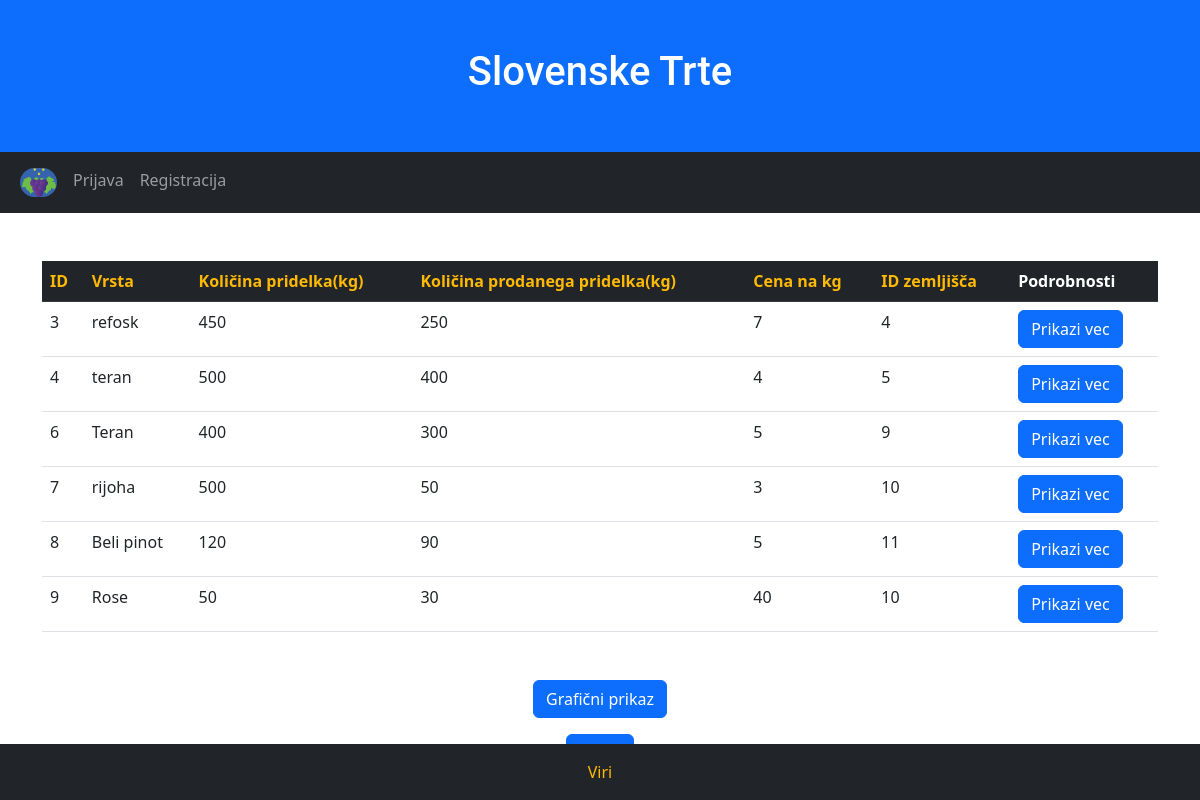
/pridelki.php?atribut=ID&smer=DESC, run on the app's committed database.
### tables this page shows
CREATE TABLE `pridelek` (
  `ID` int(5) NOT NULL,
  `vrsta` varchar(35) NOT NULL,
  `kolicina_pridelka` int(10) NOT NULL,
  `kolicina_prodanega_pridelka` int(10) NOT NULL,
  `cena` int(10) NOT NULL,
  `zemljisce_ID` int(5) NOT NULL
);

### pridelki.php (the view, shortened to what this page needs)
<?php
$conn = mysqli_connect('localhost', 'id21675710_trte', 'Trte123&', 'id21675710_slovensketrte');
$stmt = mysqli_prepare($conn, "SELECT ID, vrsta, kolicina_pridelka, kolicina_prodanega_pridelka, cena, zemljisce_ID FROM pridelek");
mysqli_stmt_execute($stmt);
$result = mysqli_stmt_get_result($stmt);
$atribut = isset($_GET['atribut']) ? $_GET['atribut'] : 'ID';
$smer = isset($_GET['smer']) ? $_GET['smer'] : 'ASC';
$data = array();
while ($row = mysqli_fetch_assoc($result)) {
  $data[] = $row;
}
usort($data, 'cmp');
?>
<!DOCTYPE html>
<html lang="en">
<head>
  <link href="https://cdn.jsdelivr.net/npm/bootstrap@5.2.3/dist/css/bootstrap.min.css" rel="stylesheet">
  <link href="style.css" rel="stylesheet">
</head>
<body>
<div class="container-fluid p-5 bg-primary text-white text-center">
  <h1>Slovenske Trte</h1>
</div>
<nav class="navbar navbar-expand-sm bg-dark navbar-dark">
  <div class="container-fluid">
    <ul class="navbar-nav" id = "nav-items">
      <li class="nav-item">
        <a class="nav-link active" href="index.php">
        <img src="Slike/logo.png" alt="Avatar Logo" style="width:37px;" class="rounded-pill">
        </a>
      </li>
      <?php if(isset($_SESSION['vinogradnik_ID'])): ?>
        <li class="nav-item">
          <a class="nav-link" href="odjava.php">Odjava</a>
        </li>
        <?php else: ?>
        <li class="nav-item">
          <a class="nav-link" href="prijava.php">Prijava</a>
        </li>
        <li class="nav-item">
          <a class="nav-link" href="registracija.php">Registracija</a>
        </li>
      <?php endif; ?>
    </ul>
  </div>
</nav>
<div class="container mt-5">
  <table class="table">
    <thead class="table-dark">
      <tr>
        <th><a href="?atribut=ID&smer=<?php echo $atribut == 'ID' && $smer == 'ASC' ? 'DESC' : 'ASC'; ?>">ID</a></th>
        <th><a href="?atribut=vrsta&smer=<?php echo $atribut == 'vrsta' && $smer == 'ASC' ? 'DESC' : 'ASC'; ?>">Vrsta</a></th>
        <th><a href="?atribut=kolicina_pridelka&smer=<?php echo $atribut == 'kolicina_pridelka' && $smer == 'ASC' ? 'DESC' : 'ASC'; ?>">Količina pridelka(kg)</a></th>
        <th><a href="?atribut=kolicina_prodanega_pridelka&smer=<?php echo $atribut == 'kolicina_prodanega_pridelka' && $smer == 'ASC' ? 'DESC' : 'ASC'; ?>">Količina prodanega pridelka(kg)</a></th>
        <th><a href="?atribut=cena&smer=<?php echo $atribut == 'cena' && $smer == 'ASC' ? 'DESC' : 'ASC'; ?>">Cena na kg</a></th>
        <th><a href="?atribut=zemljisce_ID&smer=<?php echo $atribut == 'zemljisce_ID' && $smer == 'ASC' ? 'DESC' : 'ASC'; ?>">ID zemljišča</a></th>
        <th>Podrobnosti</th>
      </tr>
    </thead>
    <tbody>
      <?php foreach ($data as $row){ ?>
            <tr>
                <td><?php echo $row['ID']; ?></td>
                <td><?php echo $row['vrsta']; ?></td>
                <td><?php echo $row['kolicina_pridelka']; ?></td>
                <td><?php echo $row['kolicina_prodanega_pridelka']; ?></td>
                <td><?php echo $row['cena']; ?></td>
                <td><?php echo $row['zemljisce_ID']; ?></td>
                <td>
                    <form method="POST" action="pridelki_podrobnosti.php">
                        <input type="submit" class="btn btn-primary" name="uredi" value="Prikazi vec">
                    </form>
                </td>
            </tr>
        <?php }?>
    </tbody>
  </table>
</div>
<div class="container mt-5 text-center">
  <button id="graf" type="button" class="btn btn-primary" name="graf">Grafični prikaz</button>
</div>
<div class="container mt-3 mb-3 text-center">
  <button id="nazaj" class="btn btn-primary">Nazaj</button>
</div>
<div class="p-3 bg-dark text-white text-center fixed-bottom">
  <a href="viri.php">Viri</a>
</div>
</body>
</html>

### style.css (style rules this page uses)
:root { --font-default: "Open Sans", system-ui, -apple-system, "Segoe UI", Roboto, "Helvetica Neue", Arial, "Noto Sans", "Liberation Sans", sans-serif, "Apple Color Emoji", "Segoe UI Emoji", "Segoe UI Symbol", "Noto Color Emoji"; --font-primary: "Roboto", sans-serif; --font-secondary: "Work Sans", sans-serif; }
:root { --color-default: #364d59; --color-primary: #feb900; --color-secondary: #52565e; }
:root { scroll-behavior: smooth; }
a { color: var(--color-primary); text-decoration: none; }
h1, h2, h3, h4, h5, h6 { font-family: var(--font-primary); }

### data on the page
pridelek: ID "3", vrsta "refosk", kolicina_pridelka "450", kolicina_prodanega_pridelka "250", cena "7", zemljisce_ID "4"
pridelek: ID "4", vrsta "teran", kolicina_pridelka "500", kolicina_prodanega_pridelka "400", cena "4", zemljisce_ID "5"
pridelek: ID "6", vrsta "Teran", kolicina_pridelka "400", kolicina_prodanega_pridelka "300", cena "5", zemljisce_ID "9"
pridelek: ID "7", vrsta "rijoha", kolicina_pridelka "500", kolicina_prodanega_pridelka "50", cena "3", zemljisce_ID "10"
pridelek: ID "8", vrsta "Beli pinot", kolicina_pridelka "120", kolicina_prodanega_pridelka "90", cena "5", zemljisce_ID "11"
pridelek: ID "9", vrsta "Rose", kolicina_pridelka "50", kolicina_prodanega_pridelka "30", cena "40", zemljisce_ID "10"
